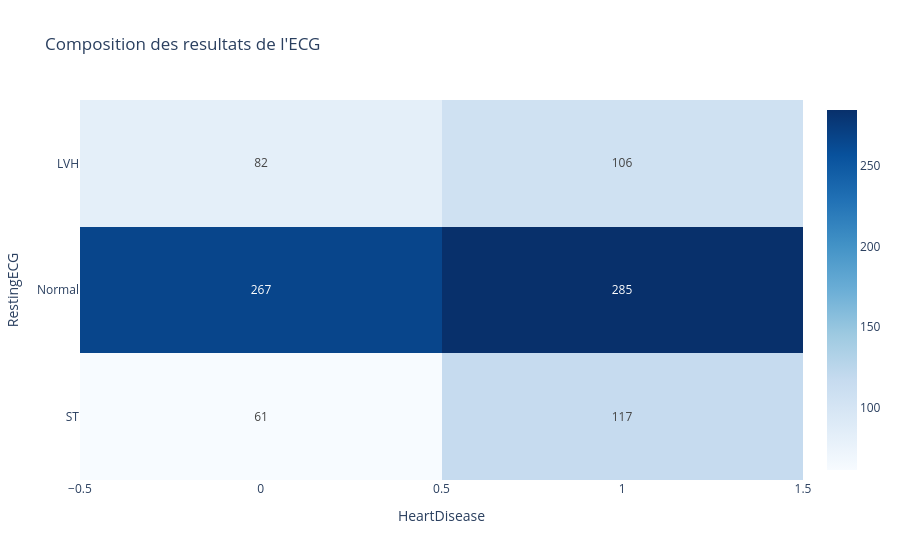

Write notebook code for a chart like this one.
### Code cell
# Q4 : composition des résultats d'ECG au repos
table = pd.crosstab(df['RestingECG'], df['HeartDisease'])
fig = px.imshow(table, text_auto=True, color_continuous_scale='Blues',
                title="Composition des resultats de l'ECG")
fig.show()

### Figure 1 — Plotly figure (JSON) as saved in the notebook; plotly's stock layout.template omitted (floating-point values rounded to 4 significant figures)
{"data": [{"coloraxis": "coloraxis", "hovertemplate": "HeartDisease: %{x}<br>RestingECG: %{y}<br>color: %{z}<extra></extra>", "name": "0", "texttemplate": "%{z}", "type": "heatmap", "x": [0, 1], "xaxis": "x", "y": ["LVH", "Normal", "ST"], "yaxis": "y", "z": [[82, 106], [267, 285], [61, 117]]}], "layout": {"coloraxis": {"autocolorscale": false, "colorscale": [[0, "rgb(247,251,255)"], [0.125, "rgb(222,235,247)"], [0.25, "rgb(198,219,239)"], [0.375, "rgb(158,202,225)"], [0.5, "rgb(107,174,214)"], [0.625, "rgb(66,146,198)"], [0.75, "rgb(33,113,181)"], [0.875, "rgb(8,81,156)"], [1, "rgb(8,48,107)"]]}, "title": {"text": "Composition des resultats de l'ECG"}, "xaxis": {"anchor": "y", "constrain": "domain", "domain": [0, 1], "scaleanchor": "y", "title": {"text": "HeartDisease"}}, "yaxis": {"anchor": "x", "autorange": "reversed", "constrain": "domain", "domain": [0, 1], "title": {"text": "RestingECG"}}}}
